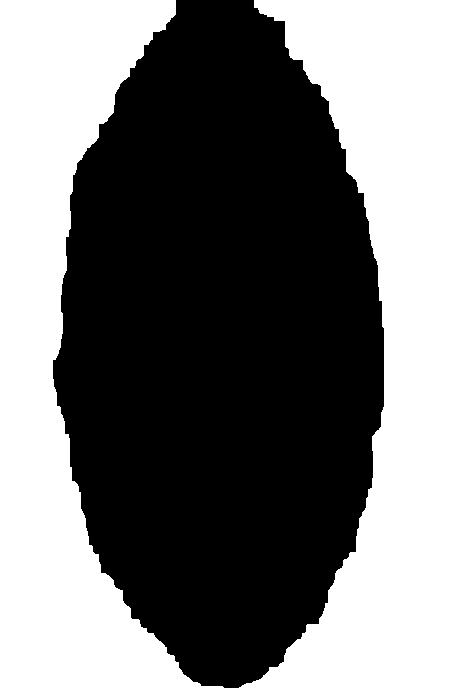
#> input picture DataTraining/BigDomain/07_RemoveSpeckles_ErosionAndDilation.png, 466 x 700 px, found by its file name
$ python 08_CannyEdgeDetection.py
#> lines starting #> are read from the running program, lines starting #| are printed output that depends on the picture; after the words box and inside, x2 and y2 are one past the last pixel; in counts of white or black regions, pixels touching at a corner belong together
import cv2
import numpy as np
import matplotlib as mpl
import matplotlib.pyplot as plt

mpl.style.use('myMatplotlibStylesheet.mplstyle')
mpl.rcParams['figure.figsize'] = 4.0,2.0
mpl.rcParams['figure.subplot.bottom'] = 0.1
mpl.rcParams['figure.subplot.left'] = 0.1
mpl.rcParams['figure.subplot.right'] = 0.90
mpl.rcParams['figure.subplot.top'] = 0.90

img = cv2.imread('07_RemoveSpeckles_ErosionAndDilation.png',0)
#> img: shape (700, 466); 47.8% white; 1 white region, box (x1, y1, x2, y2) and area: (0, 0, 466, 700) 155962

#find the Canny edges
edges = cv2.Canny(img,100,200)
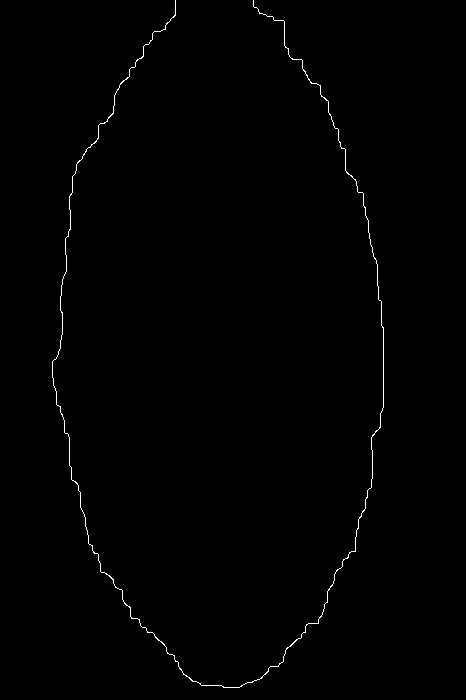
#> edges: shape (700, 466); 0.52% white in thin lines or dots, all inside (x1, y1, x2, y2) = (52, 0, 384, 688)
cv2.imwrite("08_CannyEdges.png",edges)
np.save("08_CannyEdges.npy",edges)

# plot all the images

images = [img, edges]

titles = ['Without speckles', 'Canny edges']

for i in np.arange(2):
    plt.subplot(1,2,i+1),plt.imshow(images[i],'gray')
    plt.title(titles[i]), plt.xticks([]), plt.yticks([])


plt.show()
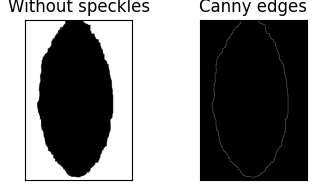
#> figure drawn by matplotlib, 2 panels
plt.savefig("08_CannyEdgeEffect.pdf")
plt.savefig("08_CannyEdgeEffect.png")

$ run again, with DataTraining/BigDomain/09_FitEllipse.png copied over DataTraining/BigDomain/07_RemoveSpeckles_ErosionAndDilation.png
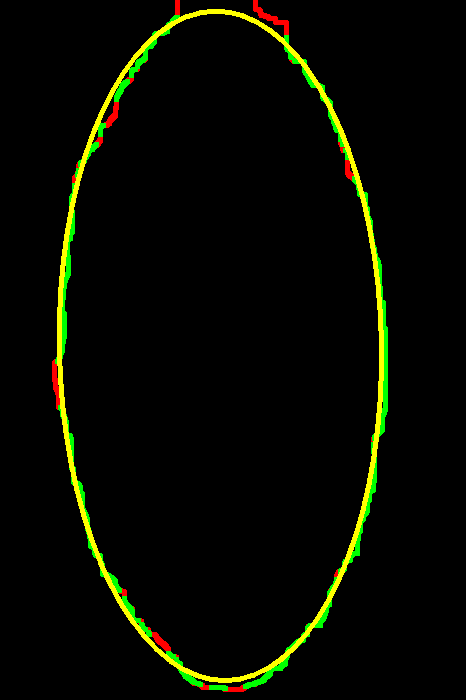
#> input picture DataTraining/BigDomain/09_FitEllipse.png, 466 x 700 px, found by its file name
#> `edges = cv2.Canny(img,100,200)`:
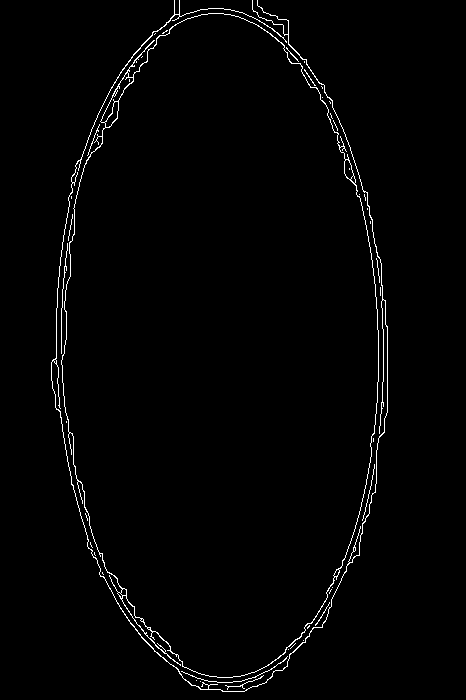
#> edges: shape (700, 466); 1.6% white in thin lines or dots, all inside (x1, y1, x2, y2) = (51, 0, 388, 692)
#> `plt.show()`:
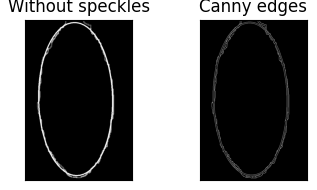
#> figure drawn by matplotlib, 2 panels
